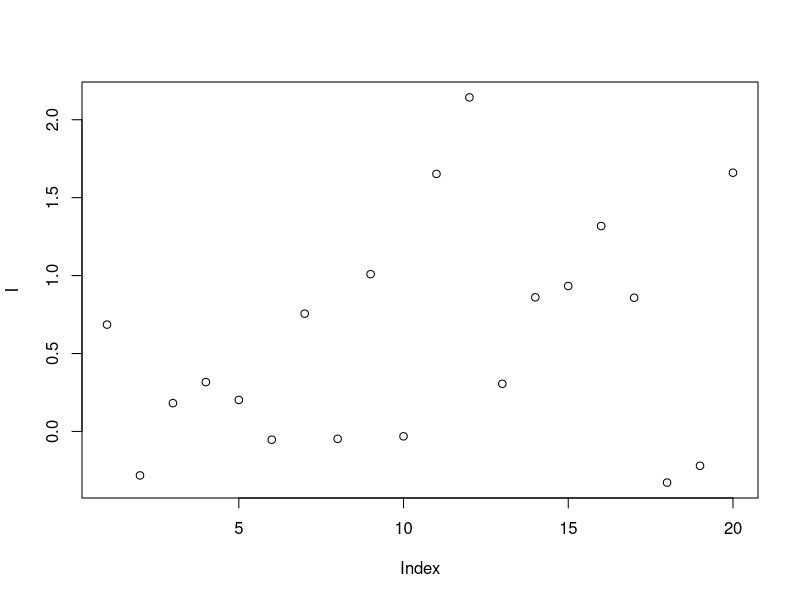
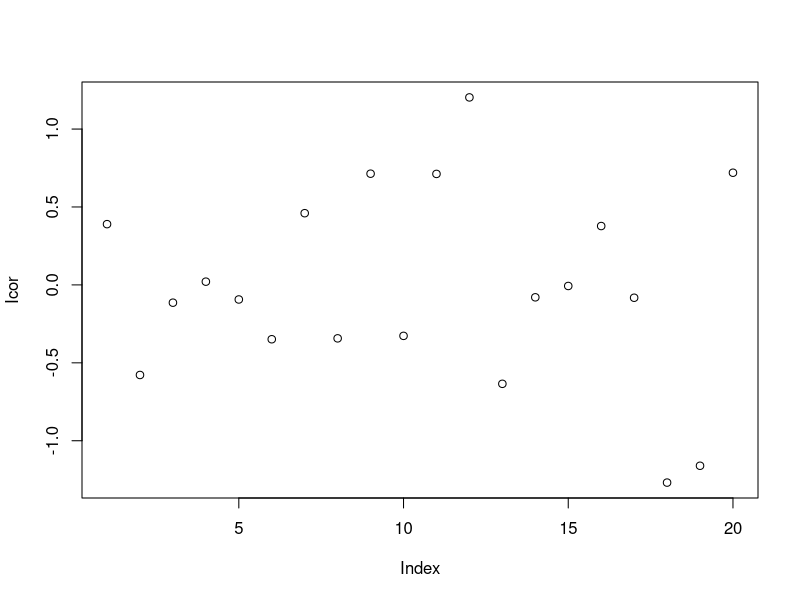
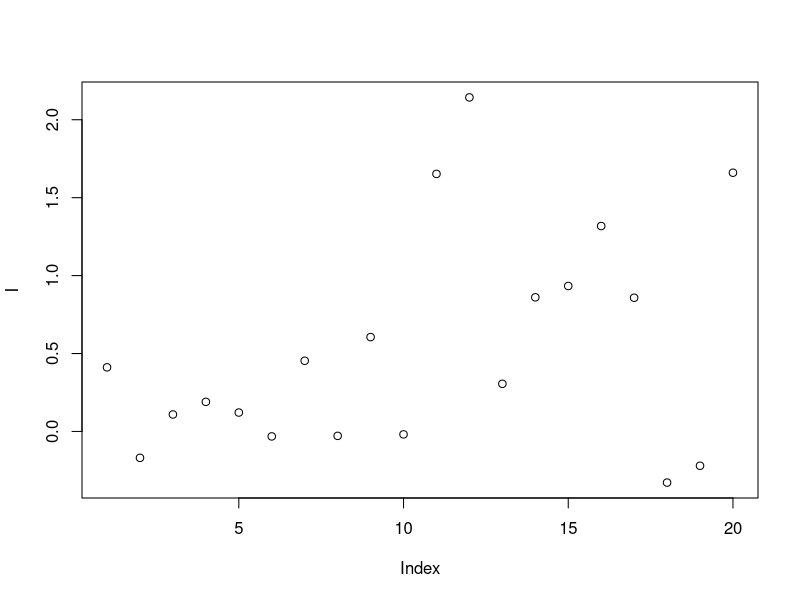
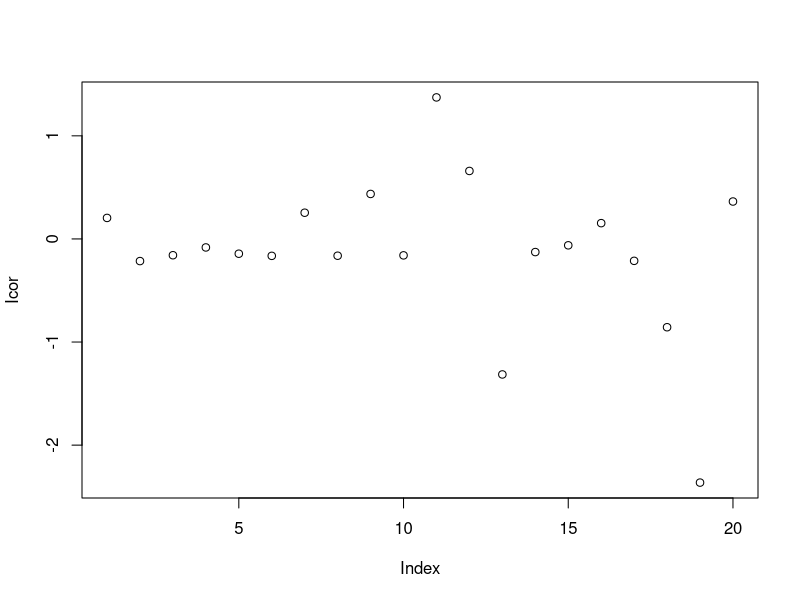
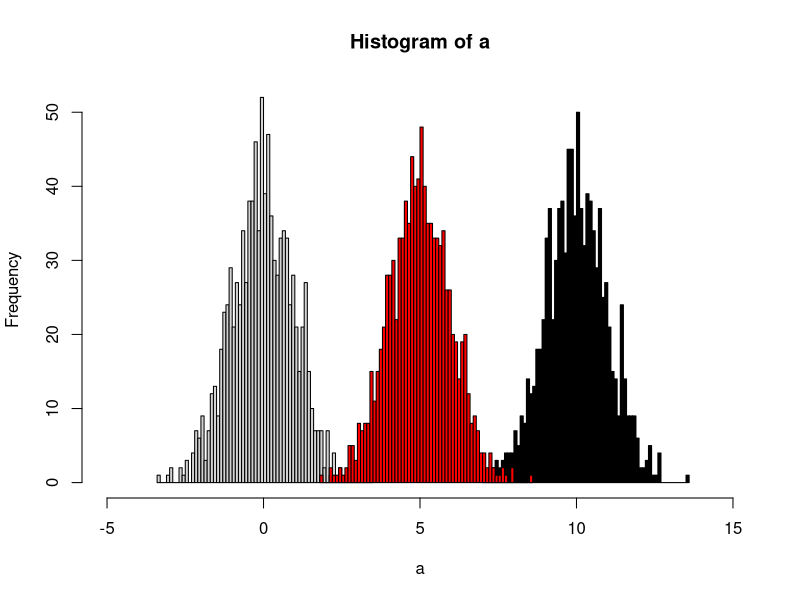
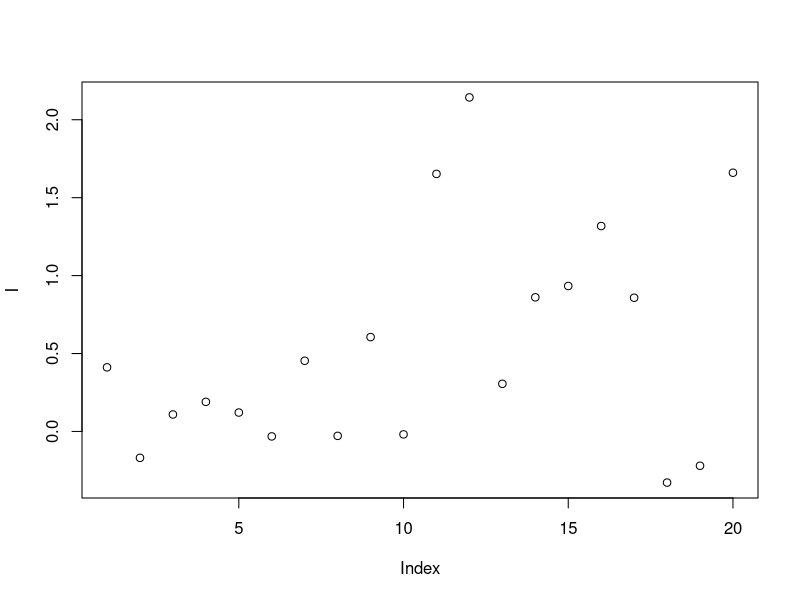
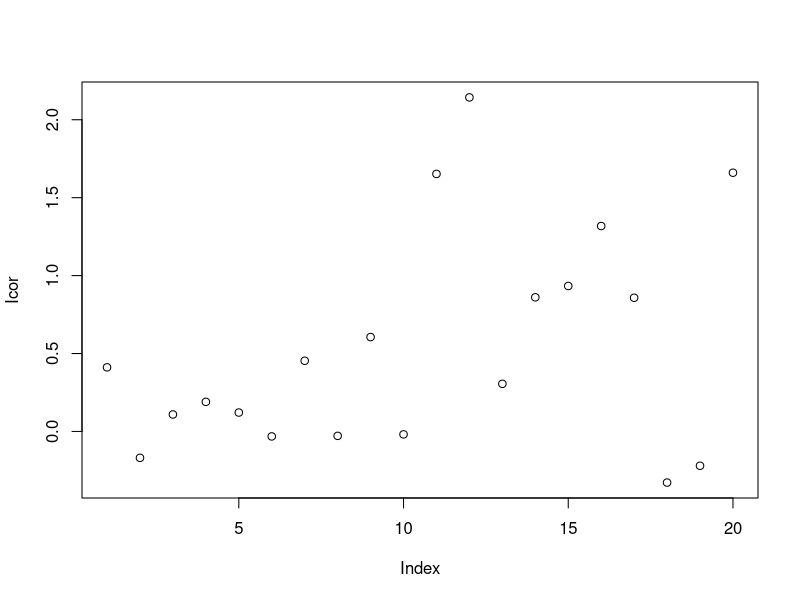
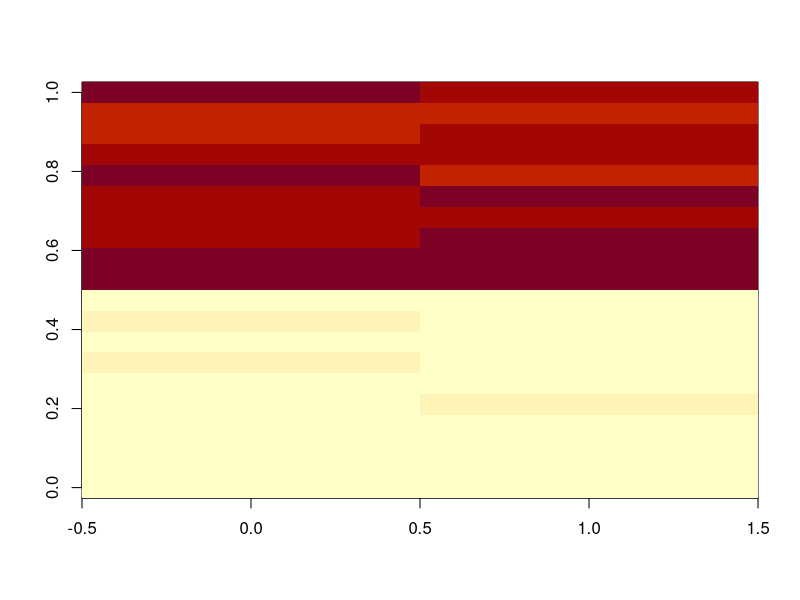

These figures' R source, in order:
## ---- chunk 1
set.seed(42)
# raw data
I = c(rnorm(10,mean = 0, sd = 0.5),rnorm(10,mean = 1, sd = 0.5))
# batch
B = c(rep(0,10),rep(1,10))
# qc
Iqc = c(rnorm(1,mean = 0, sd = 0.5),rnorm(1,mean = 1, sd = 0.5))
# corrected data
Icor = I - c(rep(mean(I[1:10]),10),rep(mean(I[11:20]),10)) + median(Iqc)
# plot the result
plot(I)
plot(Icor)
## ---- chunk 2
set.seed(42)
# raw data
I = c(rnorm(10,mean = 0, sd = 0.3),rnorm(10,mean = 1, sd = 0.5))
# batch
B = c(rep(0,10),rep(1,10))
# qc
Iqc = c(rnorm(1,mean = 0, sd = 0.3),rnorm(1,mean = 1, sd = 0.5))
# corrected data
Icor = (I - c(rep(mean(I[1:10]),10),rep(mean(I[11:20]),10)))/c(sd(I[1:10]),sd(I[11:20]))*c(rep(0.3,10),rep(0.5,10)) + Iqc[1]
# plot the result
plot(I)
plot(Icor)
## ---- chunk 3
set.seed(42)
a <- rnorm(1000)
# b sufferred batch effect with a bias of 10
b <- rnorm(1000,10)
hist(a,xlim=c(-5,15),breaks = 50)
hist(b,col = 'black', breaks = 50, add=T)
# quantile normalized
cor <- (a[order(a)]+b[order(b)])/2
# reorder
cor <- cor[order(order(a))]
hist(cor,col = 'red', breaks = 50, add=T)
## ---- chunk 4
set.seed(42)
# raw data
I = c(rnorm(10,mean = 0, sd = 0.3),rnorm(10,mean = 1, sd = 0.5))
# batch
B = c(rep(0,10),rep(1,10))
# qc
Iqc = c(rnorm(1,mean = 0, sd = 0.3),rnorm(1,mean = 1, sd = 0.5))
# corrected data
Icor = I * median(c(rep(Iqc[1],10),rep(Iqc[2],10)))/mean(c(rep(Iqc[1],10),rep(Iqc[2],10)))
# plot the result
plot(I)
plot(Icor)
## ---- chunk 5
set.seed(42)
# raw data
peaksa <- c(rnorm(10,mean = 10, sd = 0.3),rnorm(10,mean = 20, sd = 0.5))
peaksb <- c(rnorm(10,mean = 10, sd = 0.3),rnorm(10,mean = 20, sd = 0.5))

df <- rbind(peaksa,peaksb)
dfcor <- df/apply(df,2,sum)* sum(apply(df,2,median))

image(df)
image(dfcor)
